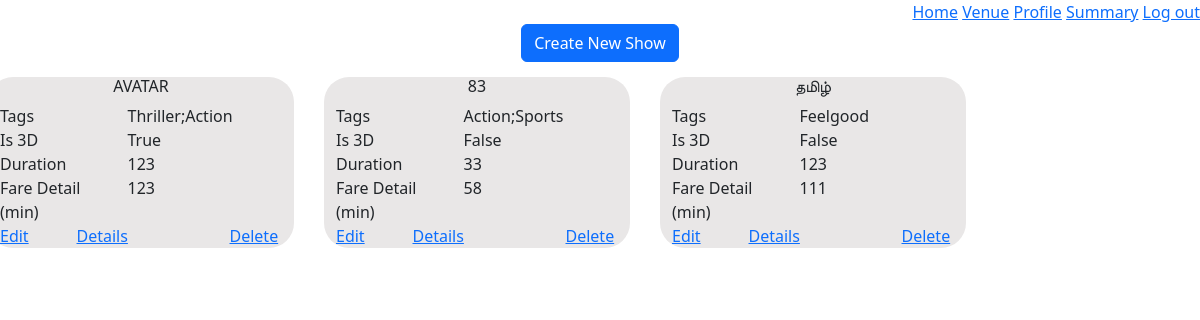
Page /admin/2/show on the committed database.
### models/module.py (models this page shows)
class Show(db.Model):
    show_id = db.Column(db.Integer, autoincrement=True, primary_key=True)
    show_name = db.Column(db.String(64), unique=True, nullable=False)
    min_fare = db.Column(db.Integer, nullable=False)
    duration = db.Column(db.Integer, nullable=False)
    is3d = db.Column(db.Boolean, nullable=False)
    tags = db.relationship("Showtag", backref="shows")

### application/controllers/showAdmin.py (the view)
@app.route("/admin/<int:a_id>/show", methods={"GET", "POST"})
def showHome(a_id):
    if "showError" in session:
        flash(
            "There is Still this show allocated to some Venue. So you are not allowed to delete the show",
            "danger",
        )
        session.pop("showError")
    allShow = Show.query.all()
    finalShow = []
    for eachShow in allShow:
        innerjson = {}
        innerjson["show_id"] = eachShow.show_id
        innerjson["show_name"] = eachShow.show_name
        innerjson["min_fare"] = eachShow.min_fare
        innerjson["duration"] = eachShow.duration
        innerjson["is3d"] = eachShow.is3d
        alltags = Showtag.query.filter_by(show_id=eachShow.show_id).all()
        a = ""
        for each in alltags:
            a = a + each.tags + ";"
        innerjson["tags"] = a[:-1]
        finalShow.append(innerjson)
    return render_template("admin/showAdmin.html", allShow=finalShow, adminId=a_id)

### templates/admin/showAdmin.html (shortened to what this page needs)
<!DOCTYPE html>
<html>
<head>
  <link href="https://cdn.jsdelivr.net/npm/bootstrap@5.3.0-alpha1/dist/css/bootstrap.min.css" rel="stylesheet"
 />
</head>
<body>
  <div style="text-align: right">
    <a href="/admin/{{adminId}}/home">Home</a>
    <a href="/admin/{{adminId}}/venue">Venue</a>
    <a href="/admin/{{adminId}}/profile">Profile</a>
    <a href="/admin/{{adminId}}/summary">Summary</a>
    <a href="/admin/login">Log out</a>
  </div>
  <div style="text-align: center;">
    <a href="/admin/{{adminId}}/show/create" class="btn btn-primary">Create New Show</a>
  </div>
  <div class="row" style="margin-top: 10px">
    {%for each in allShow%}
    <div id="small" class="col-md-3">
      <div class="container">
        <div class="row">
          <div class="col  text-center text-uppercase">
            <h6>{{each.show_name}}</h6>
          </div>
        </div>
      </div>
      <div class="row">
        <div class="col-md-5">
          <label>Tags</label><br />
        </div>
        <div class="col text-capitalize">
          <label>{{each.tags}}</label><br />
        </div>
      </div>
      <div class="row">
        <div class="col-md-5">
          <label>Is 3D</label><br />
        </div>
        <div class="col text-capitalize">
          <label>{{each.is3d}}</label><br />
        </div>
      </div>
      <div class="row">
        <div class="col-md-5">
          <label>Duration</label><br />
        </div>
        <div class="col text-capitalize">
          <label>{{each.duration}}</label><br />
        </div>
      </div>
      <div class="row">
        <div class="col-md-5">
          <label>Fare Detail (min)</label><br />
        </div>
        <div class="col text-capitalize">
          <label>{{each.min_fare}}</label><br />
        </div>
      </div>
      <div class="row">
        <div class="col ">
          <a href="/admin/{{adminId}}/show/{{each.show_id}}/edit">Edit</a>
        </div>
        <div class="col ">
          <a href="/admin/{{adminId}}/show/{{each.show_id}}/details">Details</a>
        </div>
        <div class="col "></div>
        <div class="col ">
          <a onclick="return window.confirm('You are not allowed to delete if there is any allocation. Deleting non-allocated  Show, will also delete all the rating of Show. Are you sure, you want to delete it?')"
            href="/admin/{{adminId}}/show/{{each.show_id}}/delete">Delete</a>
        </div>
      </div>
    </div>
    {%endfor%}
  </div>
</body>
</html>

### templates/admin/showAdmin.html (style rules this page uses)
#small { margin-right: 30px; margin-top: 5px; border-radius: 25px; background-color: #e9e7e7; }

### rows in the picture
Show: show_name "AVATAR", tags "Thriller;action", is3d "True", duration "123", min_fare "123"
Show: show_name "83", tags "Action;sports", is3d "False", duration "33", min_fare "58"
Show: show_name "தமிழ்", tags "Feelgood", is3d "False", duration "123", min_fare "111"
